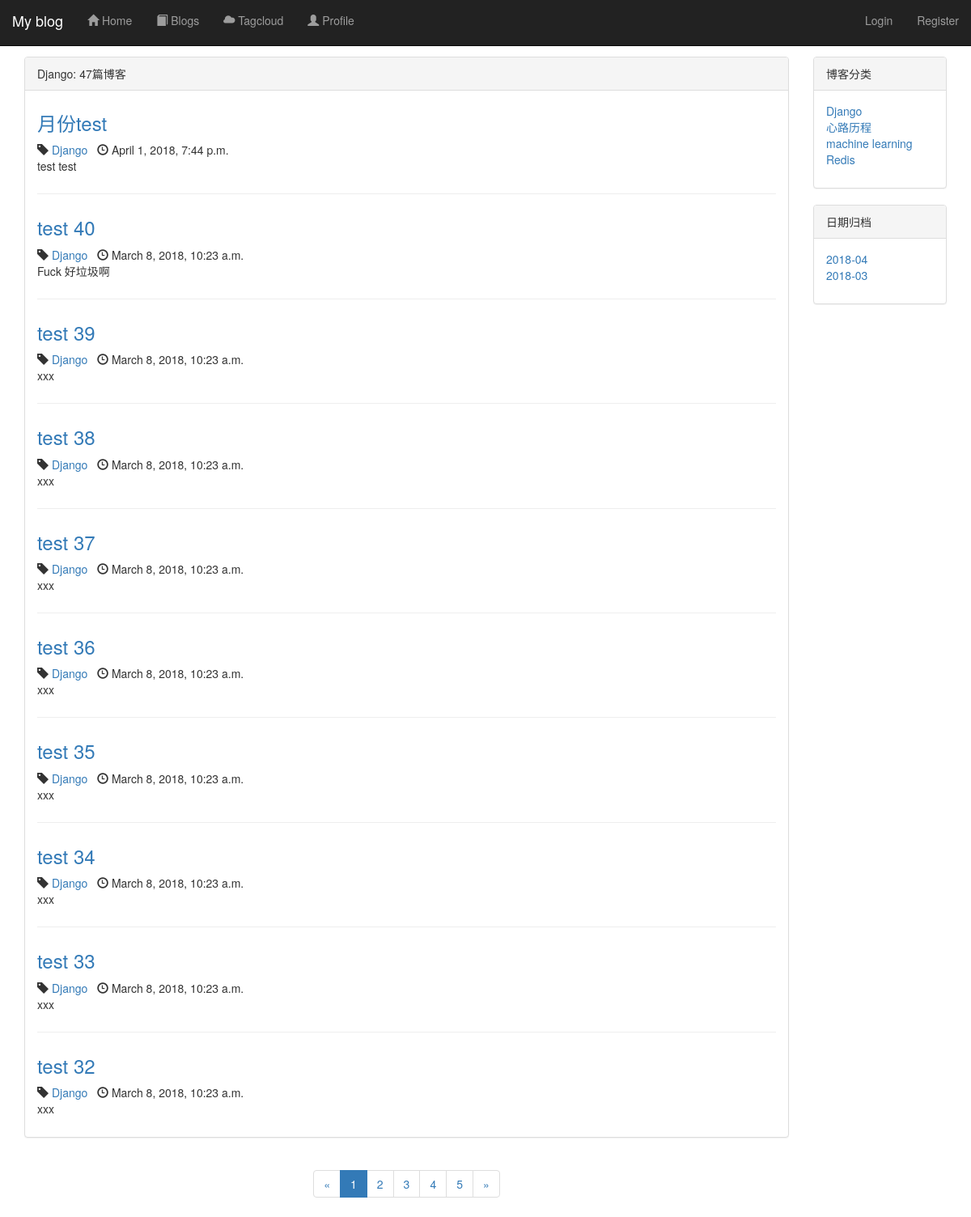
The page /blog/type/1 on the database as committed earlier.
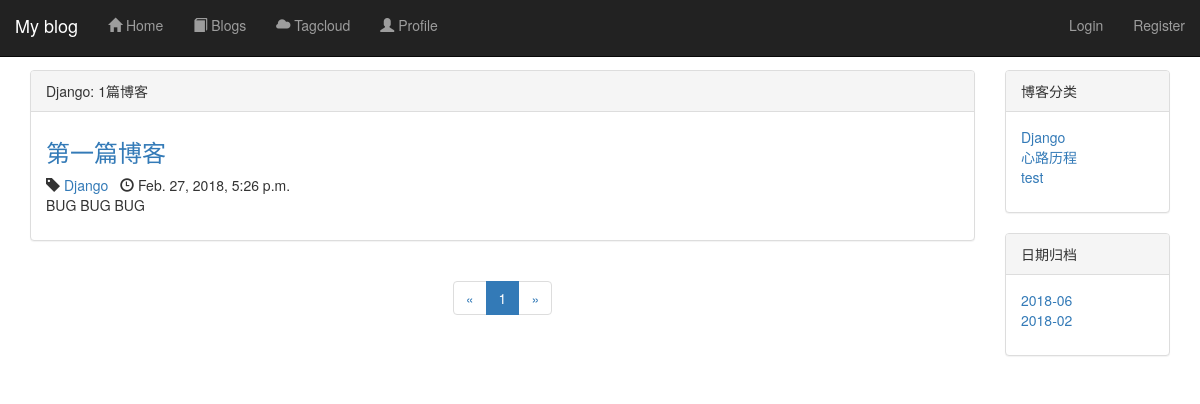
The same page on the database as committed later.
### blog/models.py (models this page shows, shortened)
class Blog(models.Model, ReadNumExpandMethod):
    title = models.CharField(max_length=50)
    blog_type = models.ForeignKey(BlogType, on_delete=models.CASCADE)
    content = RichTextUploadingField()
    author = models.ForeignKey(User, on_delete=models.CASCADE)
    read_details = GenericRelation(ReadDetail)
    create_time = models.DateTimeField(auto_now_add=True)
    last_updated_time = models.DateTimeField(auto_now=True)
    class Meta:
        ordering = ['-create_time']

class BlogType(models.Model):
    type_name = models.CharField(max_length=30)
    def __str__(self):
        return self.type_name

### blog/views.py (the view)
# urls.py: path('type/<int:blog_type_pk>', views.blogs_with_type, name="blogs_with_type"),
def blogs_with_type(request, blog_type_pk):
    blog_type = get_object_or_404(BlogType, pk=blog_type_pk)
    blogs_all_list = Blog.objects.filter(blog_type=blog_type)
    paginator = Paginator(blogs_all_list, 10)  # 十个博客进行分页
    page_num = request.GET.get('page', 1)  # get请求获取页码
    page_of_blogs = paginator.get_page(page_num)
    current_page = page_of_blogs.number
    if paginator.num_pages == 1:
        page_range = [1]
    elif current_page == 1 or current_page == 2:
        if paginator.num_pages <= 5:
            page_range = list(range(1, paginator.num_pages))
        else:
            page_range = list([1, 2, 3, 4, 5])
    elif current_page == paginator.num_pages or current_page == paginator.num_pages - 1:
        if paginator.num_pages <= 5:
            page_range = list(range(1, paginator.num_pages))
        else:
            page_range = list([paginator.num_pages - 4, paginator.num_pages - 3, paginator.num_pages - 2,
                               paginator.num_pages - 1, paginator.num_pages])
    else:
        page_range = list(range(max(current_page - 1, 1), current_page)) + \
                     list(range(current_page, min(current_page + 1, paginator.num_pages) + 1))
    if page_range and page_range[0] >= 3:
        page_range.insert(0, '...')
    if page_range and paginator.num_pages - page_range[-1] >= 2:
        page_range.append('...')
    if page_range and page_range[0] != 1:
        page_range.insert(0, 1)
    if page_range and page_range[-1] != paginator.num_pages:
        page_range.append(paginator.num_pages)
    context = {}
    context['blog_dates'] = Blog.objects.dates(
        'create_time', 'month', order='DESC')
    context['blog_type'] = blog_type
    context['blogs'] = page_of_blogs.object_list
    context['page_of_blogs'] = page_of_blogs
    context['blog_types'] = BlogType.objects.all()
    context['page_range'] = page_range
    context['blogs_all_list'] = blogs_all_list
    for_7_days_hot_data = cache.get('for_7_days_hot_data')
    if for_7_days_hot_data is None:
        for_7_days_hot_data = get_seven_days_date()
        cache.set('for_7_days_hot_data', for_7_days_hot_data, 3600)
    context['for_7_days_hot_data'] = for_7_days_hot_data
    return render(request, 'blogs_with_type.html', context)

### blog/views.py (called while the page is built)
def get_seven_days_date():
    today = timezone.now().date()
    date = today - datetime.timedelta(days=7)
    blogs = Blog.objects.filter(read_details__date__lt=today, read_details__date__gt=date). \
        values('id', 'title').annotate(read_num_sum=Sum('read_details__read_num')).order_by('-read_num_sum')
    return blogs

### templates/blogs_with_type.html (shortened to what this page needs)
{% extends 'blog_list.html' %}
{% block blog_list_title %}
    {{ blog_type.type_name }}:
{% endblock %}
{% block sum_up %}{{ blogs_all_list.count }}{% endblock %}

### templates/blog_list.html (shortened to what the changed rows need)
{% extends 'base.html' %}
{% block head_extrends %}
    <link rel="stylesheet" href="/static/blog.css">
{% endblock %}
{% block content %}
    <div class="container">
        <div class="row">
            <div class="col-sm-8 col-md-9 col-lg-10">
                <div class="panel panel-default">
                    <div class="panel-heading">{% block blog_list_title %}博客列表:共{% endblock %}
                        {% block sum_up %}{{ page_of_blogs.paginator.count }}{% endblock %}篇博客
                    </div>
                    <div class="panel-body">
                        {% for blog in blogs %}
                            <div class="blog">
                                <h3><a href="/blog/{{ blog.pk }}">
                                    {{ blog.title }}
                                </a></h3>
                                <p class="blog-info">
                                    <span class="glyphicon glyphicon-tag"></span>
                                    <a href="/blog/type/{{ blog.blog_type_id }}">{{ blog.blog_type }}</a>
                                    <span class="glyphicon glyphicon-time"></span>
                                    {{ blog.create_time }}
                                </p>
                                <p>{{ blog.content|striptags|truncatechars:120 }}</p>
                            </div>
                        {% empty %}
                            <div class="blog">
                                <h3><p>暂无博客，敬请期待</p></h3>
                            </div>
                        {% endfor %}
                    </div>
                </div>
                <div class="paginator">
                    <ul class="pagination">
                        {% for page_num in page_range %}
                            {% if page_num == page_of_blogs.number %}
                                <li class="active"><a href="?page={{ page_num }}">{{ page_num }}</a></li>
                            {% else %}
                                {% if page_num == '...' %}
                                    <li><span>{{ page_num }}</span></li>
                                {% else %}
                                    <li><a href="?page={{ page_num }}">{{ page_num }}</a></li>
                                {% endif %}
                            {% endif %}
                        {% endfor %}
                        <li>
                            {% if page_of_blogs.has_next %}
                                <a href="?page={{ page_of_blogs.next_page_number }}" aria-label="Next">
                                    <span aria-hidden="true">&raquo;</span>
                                </a>
                            {% else %}
                                <span aria-hidden="true">&raquo;</span>
                            {% endif %}
                        </li>
                    </ul>
                </div>
            </div>
            <div class="hidden-xs col-sm-4 col-md-3 col-lg-2 ">
                <div class="panel panel-default">
                    <div class="panel-body">
                        <ul class="blog-types">
                            {% for blog_type in blog_types %}
                                <li>
                                    <a href="/blog/type/{{ blog_type.id }}">{{ blog_type.type_name }}</a>
                                </li>
                            {% empty %}
                                <li>暂无分类</li>
                            {% endfor %}
                        </ul>
                    </div>
                </div>
                <div class="panel panel-default">
                    <div class="panel-body">
                        <ul class="blog-types">
                            {% for blog_date in blog_dates %}
                                <li>
                                    <a href="{% url 'blogs_with_date' blog_date.year blog_date.month %}">
                                        {{ blog_date|date:"Y-m" }}
                                    </a>
                                </li>
                            {% empty %}
                                <li>暂无分类</li>
                            {% endfor %}
                        </ul>
                    </div>
                </div>
            </div>
        </div>
    </div>
{% endblock %}

Rows that differ between the two databases and show on the page:
removed Blog: title "月份test", blog_type "Django", create_time "April 1, 2018, 7:44 p.m.", content "test test"
removed Blog: title "test 40", blog_type "Django", create_time "March 8, 2018, 10:23 a.m.", content "Fuck 好垃圾啊"
removed Blog: title "test 39", blog_type "Django", create_time "March 8, 2018, 10:23 a.m.", content "xxx"
removed Blog: title "test 38", blog_type "Django", create_time "March 8, 2018, 10:23 a.m.", content "xxx"
removed Blog: title "test 37", blog_type "Django", create_time "March 8, 2018, 10:23 a.m.", content "xxx"
removed Blog: title "test 36", blog_type "Django", create_time "March 8, 2018, 10:23 a.m.", content "xxx"
removed Blog: title "test 35", blog_type "Django", create_time "March 8, 2018, 10:23 a.m.", content "xxx"
removed Blog: title "test 34", blog_type "Django", create_time "March 8, 2018, 10:23 a.m.", content "xxx"
removed Blog: title "test 33", blog_type "Django", create_time "March 8, 2018, 10:23 a.m.", content "xxx"
removed Blog: title "test 32", blog_type "Django", create_time "March 8, 2018, 10:23 a.m.", content "xxx"
removed BlogType: type_name "machine learning"
removed BlogType: type_name "Redis"
added Blog: title "第一篇博客", blog_type "Django", create_time "Feb. 27, 2018, 5:26 p.m.", content "BUG BUG BUG"
added BlogType: type_name "test"
Other text that changed with them:
{{ blogs_all_list.count }}: "47" → "1"
new list line: "2018-06"
new list line: "2018-02"
list line gone: "2"
list line gone: "3"
list line gone: "4"
list line gone: "5"
list line gone: "2018-04"
list line gone: "2018-03"
